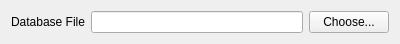
<?xml version="1.0" encoding="UTF-8"?>
<ui version="4.0">
 <class>SQLiteDatabaseConnectionWidget</class>
 <widget class="QWidget" name="SQLiteDatabaseConnectionWidget">
  <property name="geometry">
   <rect>
    <x>0</x>
    <y>0</y>
    <width>400</width>
    <height>41</height>
   </rect>
  </property>
  <layout class="QFormLayout" name="formLayout">
   <item row="0" column="0">
    <widget class="QLabel" name="label">
     <property name="text">
      <string>Database File</string>
     </property>
    </widget>
   </item>
   <item row="0" column="1">
    <widget class="QWidget" name="widget" native="true">
     <layout class="QHBoxLayout" name="horizontalLayout">
      <property name="leftMargin">
       <number>0</number>
      </property>
      <property name="topMargin">
       <number>0</number>
      </property>
      <property name="rightMargin">
       <number>0</number>
      </property>
      <property name="bottomMargin">
       <number>0</number>
      </property>
      <item>
       <widget class="QLineEdit" name="dbFileEdit"/>
      </item>
      <item>
       <widget class="QPushButton" name="dbFileChooseButton">
        <property name="text">
         <string>Choose...</string>
        </property>
       </widget>
      </item>
     </layout>
    </widget>
   </item>
  </layout>
 </widget>
 <resources/>
 <connections/>
</ui>
